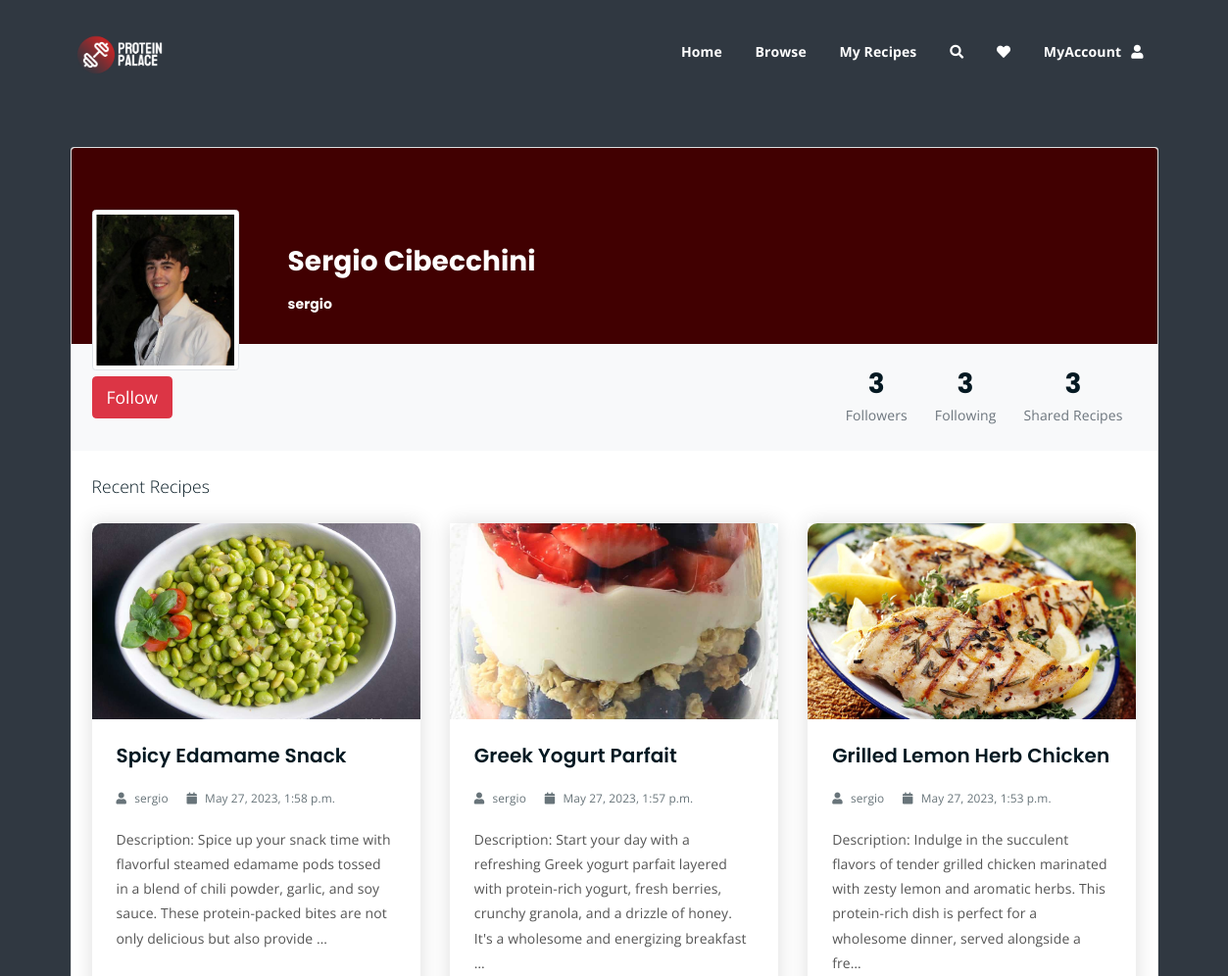
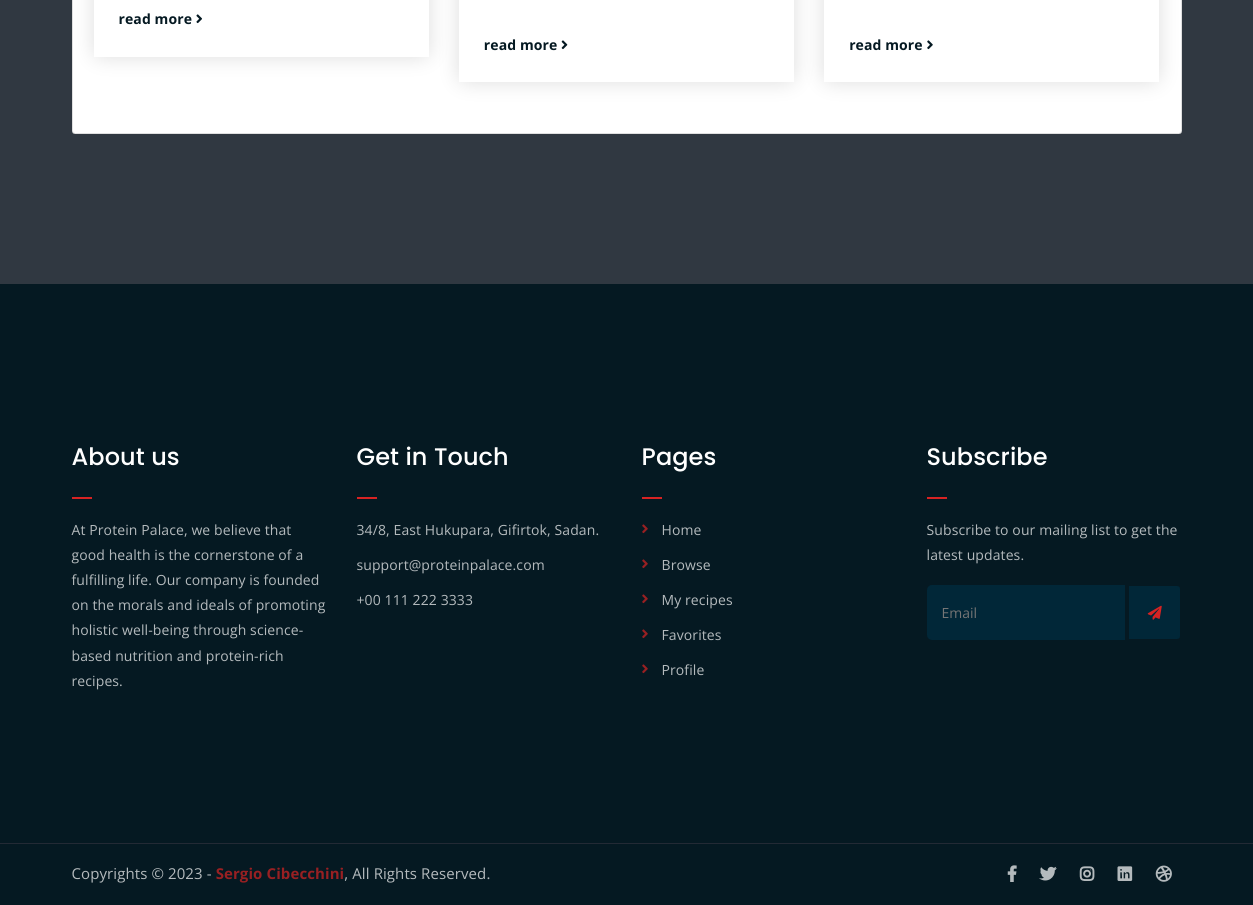
The app's page /profile/sergio/ (signed in) with its own data (2 pictures, top to bottom).
### ProteinPalaceApp/models.py (models this page shows, shortened)
class UserProfile(models.Model):
    user = models.OneToOneField(User, on_delete=models.CASCADE)
    following = models.ManyToManyField(User, related_name='followers', blank=True)
    favouriteRecipes = models.ManyToManyField('Recipe')
    profilePicture = models.ImageField(upload_to=user_profile_picture_filename, blank=True)
    createdAt = models.DateTimeField(auto_now_add=True)
    updatedAt = models.DateTimeField(auto_now=True)

class Recipe(models.Model):
    user = models.ForeignKey(User, on_delete=models.SET_NULL, null=True)
    name = models.CharField(max_length=255)
    image = models.ImageField(upload_to=recipe_image_filename)
    description = models.TextField()
    category = models.ForeignKey('Category', on_delete=models.CASCADE)
    comments = models.ManyToManyField('Comment', blank=True)
    createdAt = models.DateTimeField(auto_now_add=True)
    updatedAt = models.DateTimeField(auto_now=True)

### users/views.py (the view)
# urls.py: path('profile/<str:username>/', user_views.profile, name='profile'),
@login_required
def profile(request, username):
    if request.method == 'POST':
        form = ProfilePictureForm(request.POST, request.FILES)
        if form.is_valid():
            profile_picture = form.cleaned_data['profilePicture']
            user_profile = request.user.userprofile
            user_profile.profilePicture = profile_picture
            user_profile.save()
            return redirect('profile', username=request.user.username)
        elif 'follow' in request.POST:
            user = get_object_or_404(User, username=username)
            if request.user != user:
                request.user.userprofile.following.add(user)
        elif 'unfollow' in request.POST:
            user = get_object_or_404(User, username=username)
            request.user.userprofile.following.remove(user)
    else:
        form = ProfilePictureForm()
    user = get_object_or_404(User, username=username)
    recipes = Recipe.objects.filter(user=user).order_by('-createdAt')[:3]
    context = {'user': user,
               'title': user.username,
               'recipes': recipes,
               'form': form
              }
    return render(request, 'users/profile.html', context=context)

### users/forms.py
class ProfilePictureForm(forms.ModelForm):
    profilePicture = forms.ImageField(
        label='Change profile picture',
        widget=forms.ClearableFileInput(attrs={'class': 'btn ', 'accept': 'image/*'})
    )
    class Meta:
        model = UserProfile
        fields = ('profilePicture',)

### templates/users/profile.html (shortened to what this page needs)
{% extends 'index.html' %}
{%load static %}
{% block content %}
<section  class= "profile-container">
    <div class="container py-12 h-100">
      <div class="row d-flex justify-content-center align-items-center h-100">
        <div class="col col-lg-12 col-xl-12 mt-150 mb-150">
          <div class="card">
            <div class="rounded-top text-white d-flex flex-row" style="background-color: #410001; height:200px;">
                <div class=" ml-4 ms-4 mt-5 d-flex flex-column" style="width: 200px;">
                  {% if user.userprofile.profilePicture %}
                  <img src="{{ user.userprofile.profilePicture.url }}"
                  alt="Profile Picture"
                  class="img-fluid img-thumbnail mt-4 mb-2"
                  style="width: 150px; z-index: 1">
                  {% else %}
                  <img src="{% static 'img/placeholder.webp' %}"
                  alt="Profile Picture"
                  class="img-fluid img-thumbnail mt-4 mb-2 ml-4"
                  style="width: 150px; z-index: 1">
                  {% endif %}
              </div>
              <div class="ms-3" style="margin-top: 100px;">
                <h3 style="color:white;">{{ user.first_name }} {{ user.last_name }}</h5>
                <h6 style="color:white;">{{ user.username }}</h6>
              </div>
            </div>
            <div class="p-4 text-black" style="background-color: #f8f9fa;">
              <div class="d-flex justify-content-between text-center py-1">
                {% if request.user == user %}
                <div class="align-self-start">
                    <form method="post" enctype="multipart/form-data" id="profile-picture-form" class="d-flex flex-column mt-3" action="{% url 'profile' user.username %}">
                        {% csrf_token %}
                        <div class="input-group mb-3 align-items-center">
                            <button type="submit" class="btn btn-outline-dark" data-mdb-ripple-color="dark">Upload Image</button>
                            {{ form.profilePicture }}
                        </div>
                    </form>
                </div>
                {% else %}
                <div class="d-flex align-items-center">
                    {% if request.user.is_authenticated %}
                    {% if request.user != user %}
                    <form method="post">
                        {% if user in request.user.userprofile.following.all %}
                        <button type="submit" class="btn boxed-btn mr-1 btn-outline-danger btn-lg" name="unfollow">Unfollow</button>
                        {% else %}
                        <button type="submit" class="btn boxed-btn mr-1 btn-outline-danger active btn-lg" name="follow">Follow</button>
                        {% endif %}
                    </form>
                    {% endif %}
                    {% else %}
                    <a href="{% url 'login' %}" class="btn boxed-btn mr-1 btn-outline-danger active btn-lg">Follow</a>
                    {% endif %}
                </div>
                {% endif %}
                <div class="ml-auto d-flex">
                  <div class="px-3">
                    <p class="mb-1 h3">{{ user.userprofile.user.followers.count }}</p>
                    <p class="medium text-muted mb-0">Followers</p>
                  </div>
                  <div class="px-3">
                    <p class="mb-1 h3">{{ user.userprofile.following.count }}</p>
                    <p class="medium text-muted mb-0">Following</p>
                  </div>
                  <div class="px-3">
                    <p class="mb-1 h3">{{ user.recipe_set.count }}</p>
                    <p class="medium text-muted mb-0">Shared Recipes</p>
                  </div>
                </div>
              </div>
            </div>
            <div class="card-body p-4 text-black">
              <div class="d-flex justify-content-between align-items-center mb-4">
                  <p class="lead fw-normal mb-0">Recent Recipes</p>
              </div>
              <div class="row g-2">
                  {% for recipe in recipes %}
                  <div class="col-lg-4 col-md-6">
                    <div class="single-latest-news">
                        <a href="{% if recipe.pk %} {% url 'recipe-detail' recipe.pk %}{% endif %}">
                            <div class="latest-news-bg" style="background-image: url('{{ recipe.image.url }}');"></div>
                        </a>
                        <div class="news-text-box">
                            <h3><a href="{% if recipe.pk %} {% url 'recipe-detail' recipe.pk %}{% endif %}">{{ recipe.name }}</a></h3>
                            <p class="blog-meta">
                                <span class="author"><i class="fas fa-user"></i> {{ recipe.user.username }}</span>
                                <span class="date"><i class="fas fa-calendar"></i> {{ recipe.createdAt }}</span>
                            </p>
                            <p class="excerpt">{{ recipe.description |truncatechars:200 }}</p>
                            <a href="{% if recipe.pk %} {% url 'recipe-detail' recipe.pk %}{% endif %}" class="read-more-btn">read more <i class="fas fa-angle-right"></i></a>
                        </div>
                    </div>
                </div>
                  {% endfor %}
              </div>
          </div>
          </div>
        </div>
      </div>
    </div>
  </section>
{% endblock %}

### static/styles/main.css (style rules this page uses)
:root { --website-accents: #D72323; --website-hover: #F2F2F2; --website-background: #303841; --website-text: #EEEEEE; --website-touches: #3A4750; }
html { font-size: 14px; font-weight: 400; line-height: 28px; height: 100%; }
body { font-family: "Open Sans", sans-serif; font-weight: 400; font-size: 1rem; letter-spacing: 0.1px; line-height: 1.8; color: var(--website-background); overflow-x: hidden; }
body img { max-width: 100%; }
a { cursor: pointer; text-decoration: none; -webkit-transition: all 0.2s ease-in-out; -o-transition: all 0.2s ease-in-out; transition: all 0.2s ease-in-out; }
h1, .h1, h2, .h2, h3, .h3, h4, .h4, h5, .h5, h6, .h6 { font-family: "Poppins", sans-serif; font-weight: 700; margin: 0 0 1.25rem 0; color: #051922; }
h1:last-child, .h1:last-child, h2:last-child, .h2:last-child, h3:last-child, .h3:last-child, h4:last-child, .h4:last-child, h5:last-child, .h5:last-child, h6:last-child, .h6:last-child { margin: 0; }
h3, .h3 { font-size: 2rem; font-weight: 700; line-height: 2.25rem; }
h6, .h6 { font-size: 1rem; font-weight: 700; line-height: 1.5rem; }
p { font-family: "Open Sans", sans-serif; font-weight: 400; font-size: 1rem; letter-spacing: 0.1px; line-height: 1.8; color: #051922; margin: 0 0 1.25rem 0; }
p:last-child { margin: 0; }
.mt-150 { margin-top: 150px; }
.mb-150 { margin-bottom: 150px; }
a.read-more-btn { display: inline-block; margin-top: 15px; color: #051922; -webkit-transition: 0.3s; -o-transition: 0.3s; transition: 0.3s; font-weight: 700; }
.latest-news-bg { -webkit-transition: 0.3s; -o-transition: 0.3s; transition: 0.3s; }
.single-latest-news { -webkit-box-shadow: 0 0 20px #dddddd; box-shadow: 0 0 20px #dddddd; -webkit-transition: 0.3s; -o-transition: 0.3s; transition: 0.3s; }
.profile-container { background-color: var(--website-background); color: var(--website-text); }
html, body { height: 100%; }
.latest-news-bg { height: 200px; background-size: cover; background-position: center; border-radius: 10px; background-color: #ddd; border-bottom-right-radius: 0; border-bottom-left-radius: 0; }
.single-latest-news h3 { font-size: 20px; line-height: 1.25em; font-weight: 600; }
.single-latest-news h3 a { color: #051922; }
p.blog-meta span { margin-right: 15px; opacity: 0.6; color: #051922; font-size: 0.85em; }
p.blog-meta span:last-child { margin-right: 0; }
p.blog-meta span i { margin-right: 5px; }
p.excerpt { line-height: 1.8; color: #555; }
.news-text-box { padding: 25px; border-bottom-left-radius: 5px; border-bottom-right-radius: 5px; }
.single-latest-news { margin-bottom: 30px; }

### records on screen
Recipe: image (picture), name "Spicy Edamame Snack", user.username "sergio", createdAt "May 27, 2023, 1:58 p.m.", description "Description: Spice up your snack time with flavorful steamed edamame pods tossed in a blend of chili powder, garlic, and soy sauce. These protein-packed bites are not only delicious but also provide …"
Recipe: image (picture), name "Greek Yogurt Parfait", user.username "sergio", createdAt "May 27, 2023, 1:57 p.m.", description "Description: Start your day with a refreshing Greek yogurt parfait layered with protein-rich yogurt, fresh berries, crunchy granola, and a drizzle of honey. It's a wholesome and energizing breakfast …"
Recipe: image (picture), name "Grilled Lemon Herb Chicken", user.username "sergio", createdAt "May 27, 2023, 1:53 p.m.", description "Description: Indulge in the succulent flavors of tender grilled chicken marinated with zesty lemon and aromatic herbs. This protein-rich dish is perfect for a wholesome dinner, served alongside a fre…"

### other values on screen
{{ user.first_name }} "Sergio"
{{ user.last_name }} "Cibecchini"
{{ user.username }} "sergio"
{{ user.userprofile.user.followers.count }} "3"
{{ user.userprofile.following.count }} "3"
{{ user.recipe_set.count }} "3"
